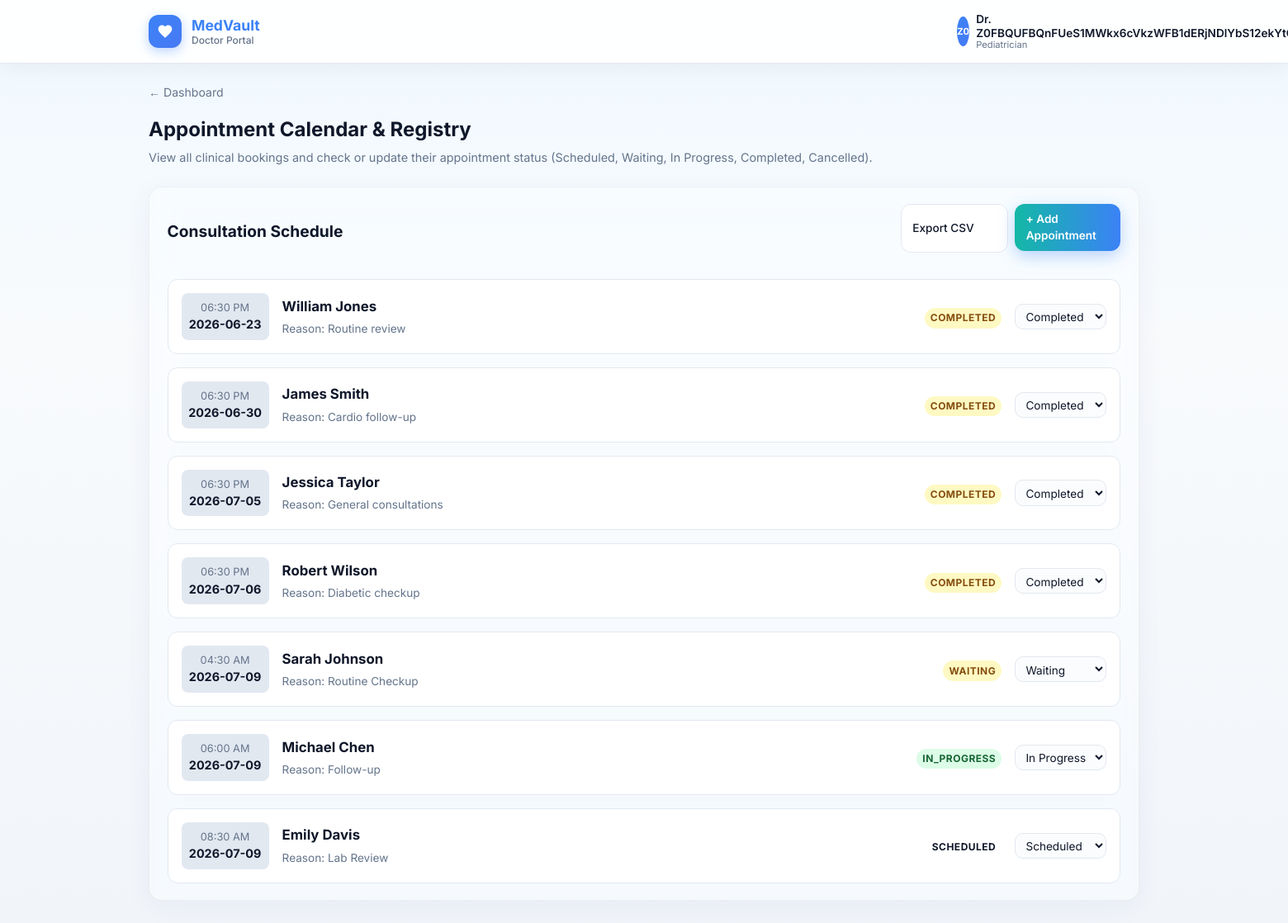
The page /doctor/appointments-calendar (signed in) on the database its author committed.
### tables this page shows
CREATE TABLE doctor_profiles (
  user_id INTEGER PRIMARY KEY,
  full_name TEXT NOT NULL DEFAULT '',
  profile_photo TEXT NOT NULL DEFAULT '',
  gender TEXT NOT NULL DEFAULT '',
  dob TEXT NOT NULL DEFAULT '',
  phone TEXT NOT NULL DEFAULT '',
  email TEXT NOT NULL DEFAULT '',
  address TEXT NOT NULL DEFAULT '',
  city TEXT NOT NULL DEFAULT '',
  state TEXT NOT NULL DEFAULT '',
  country TEXT NOT NULL DEFAULT '',
  specialty TEXT NOT NULL DEFAULT '',
  sub_specialty TEXT NOT NULL DEFAULT '',
  registration_number TEXT NOT NULL DEFAULT '',
  medical_council TEXT NOT NULL DEFAULT '',
  years_experience INTEGER NOT NULL DEFAULT 0,
  highest_qualification TEXT NOT NULL DEFAULT '',
  college_university TEXT NOT NULL DEFAULT '',
  hospital_clinic TEXT NOT NULL DEFAULT '',
  position TEXT NOT NULL DEFAULT '',
  consultation_fee REAL NOT NULL DEFAULT 0.0,
  languages_spoken TEXT NOT NULL DEFAULT '',
  working_days TEXT NOT NULL DEFAULT '',
  consultation_hours TEXT NOT NULL DEFAULT '',
  timezone TEXT NOT NULL DEFAULT '',
  online_consultation INTEGER NOT NULL DEFAULT 0,
  offline_consultation INTEGER NOT NULL DEFAULT 0,
  bio TEXT NOT NULL DEFAULT '',
  expertise TEXT NOT NULL DEFAULT '',
  certifications TEXT NOT NULL DEFAULT '',
  awards TEXT NOT NULL DEFAULT '',
  FOREIGN KEY (user_id) REFERENCES "users_old"(id)
);

CREATE TABLE doctor_appointments (
          id INTEGER PRIMARY KEY AUTOINCREMENT,
          doctor_user_id INTEGER NOT NULL,
          patient_name TEXT NOT NULL,
          reason TEXT NOT NULL DEFAULT '',
          visit_ts INTEGER NOT NULL,
          status TEXT NOT NULL DEFAULT 'scheduled',
          created_at INTEGER NOT NULL, duration_minutes INTEGER DEFAULT 30,
          FOREIGN KEY (doctor_user_id) REFERENCES "users_old"(id)
        );

### app_pkg/routes/core.py (the view)
@core_bp.route("/doctor/appointments-calendar")
@login_required
def doctor_appointments_calendar():
    redir = _require_doctor()
    if redir:
        return redir
    db = get_db()
    theme = _portal_theme(current_user.id, current_user.username)
    appts = db.execute("SELECT * FROM doctor_appointments WHERE doctor_user_id = ? ORDER BY visit_ts ASC", (current_user.id,)).fetchall()
    calendar_events = []
    for a in appts:
        dt = datetime.fromtimestamp(int(a["visit_ts"]))
        calendar_events.append({
            "id": a["id"],
            "patient_name": a["patient_name"],
            "reason": a["reason"],
            "date": dt.strftime("%Y-%m-%d"),
            "time": dt.strftime("%I:%M %p"),
            "status": a["status"]
        })
    return render_template("doctor_appointments_calendar.html", theme=theme, events=calendar_events)

### app_pkg/db.py (called while the page is built)
def get_db():
    if "db" not in g:
        if DATABASE_URL:
            import psycopg2
            pg_conn = psycopg2.connect(DATABASE_URL)
            g.db = PgConnection(pg_conn)
        else:
            conn = sqlite3.connect(current_app.config["DATABASE"])
            conn.row_factory = sqlite3.Row
            g.db = conn
    return g.db

### app_pkg/routes/auth.py (called while the page is built)
@login_manager.user_loader
def load_user(user_id: str):
    db = get_db()
    row = db.execute("SELECT id, username, portal_role FROM users WHERE id = ?", (user_id,)).fetchone()
    if not row:
        return None
    return User(row["id"], row["username"], row["portal_role"])

### app_pkg/routes/core.py (called while the page is built)
def _portal_role(user_id: int) -> str:
    db = get_db()
    row = db.execute("SELECT portal_role FROM users WHERE id = ?", (user_id,)).fetchone()
    if not row or not row["portal_role"]:
        return "patient"
    return str(row["portal_role"]).strip().lower() or "patient"

def _normalize_accent(raw: str) -> str:
    raw = (raw or "").strip()
    if re.fullmatch(r"#[0-9A-Fa-f]{6}", raw):
        return raw
    return "#3b82f6"

def _hex_to_rgb_css(hex_color: str) -> str:
    h = hex_color.lstrip("#")
    if len(h) != 6:
        return "59, 130, 246"
    try:
        r, g, b = int(h[0:2], 16), int(h[2:4], 16), int(h[4:6], 16)
        return f"{r}, {g}, {b}"
    except ValueError:
        return "59, 130, 246"

@core_bp.before_app_request
def check_onboarding():
    if current_user and current_user.is_authenticated:
        if request.path == "/logout" or request.endpoint in ("core.onboarding", "core.complete_onboarding", "auth.logout", "static") or (request.endpoint and request.endpoint.startswith("static")):
            return
        db = get_db()
        row = db.execute("SELECT onboarding_done, portal_role FROM users WHERE id = ?", (int(current_user.id),)).fetchone()
        if row and not row["onboarding_done"]:
            return redirect(url_for("core.onboarding"))

def _require_doctor():
    if _portal_role(current_user.id) != "doctor":
        flash("That area is for doctors only.")
        return redirect(url_for("core.index"))
    return None

### app_pkg/services/security.py (called while the page is built, shortened)
def _get_cipher() -> Fernet:
    key_from_env = os.environ.get("FERNET_KEY")
    if key_from_env:
        return Fernet(key_from_env.encode("utf-8"))

### templates/doctor_appointments_calendar.html (shortened to what this page needs)
{% extends "base_doctor.html" %}
{% block content %}
  <div class="dr-shell">
    <a href="{{ url_for('core.doctor_dashboard') }}" class="dr-back-link">← Dashboard</a>
    <h1 class="dr-page-title">Appointment Calendar &amp; Registry</h1>
    <p class="dr-page-lead">View all clinical bookings and check or update their appointment status (Scheduled, Waiting, In Progress, Completed, Cancelled).</p>
    <div class="dr-panel">
      <div style="display: flex; justify-content: space-between; align-items: center; margin-bottom: 1.5rem; flex-wrap: wrap; gap: 1rem;">
        <h2 style="margin: 0; font-size: 1.2rem; color: var(--text);">Consultation Schedule</h2>
        <div style="display: flex; gap: 0.5rem;">
          <a href="{{ url_for('core.export_appointments_csv') }}" class="dr-btn-outline" style="text-decoration: none; font-size: 0.85rem; padding: 0.5rem 0.85rem;">Export CSV</a>
          <a href="{{ url_for('core.doctor_appointment_new') }}" class="dr-btn-gradient" style="text-decoration: none; font-size: 0.85rem; padding: 0.5rem 0.85rem;">+ Add Appointment</a>
        </div>
      </div>
      {% if events %}
        <div style="display: flex; flex-direction: column; gap: 1rem;">
          {% for e in events %}
            <article style="border: 1px solid var(--border); border-radius: 12px; padding: 1rem; background: var(--surface); display: flex; justify-content: space-between; align-items: center; flex-wrap: wrap; gap: 1rem;">
              <div style="display: flex; align-items: center; gap: 1rem;">
                <div style="background: var(--border); border-radius: 8px; padding: 0.5rem; text-align: center; min-width: 90px;">
                  <div style="font-size: 0.8rem; text-transform: uppercase; color: var(--text-muted);">{{ e.time }}</div>
                  <div style="font-size: 0.9rem; font-weight: bold; color: var(--text);">{{ e.date }}</div>
                </div>
                <div>
                  <h3 style="margin: 0; font-size: 1.05rem; color: var(--text);">{{ e.patient_name }}</h3>
                  <p style="margin: 0.25rem 0 0; font-size: 0.85rem; color: var(--text-muted);">Reason: {{ e.reason or 'Consultation' }}</p>
                </div>
              </div>
              <div style="display: flex; align-items: center; gap: 1rem;">
                <span class="dr-badge
                  {% if e.status == 'waiting' %}dr-badge--wait
                  {% elif e.status == 'in_progress' %}dr-badge--progress
                  {% elif e.status == 'completed' %}dr-badge--wait
                  {% elif e.status == 'cancelled' %}dr-badge--wait
                  {% endif %}" style="text-transform: uppercase; font-size: 0.75rem;">
                  {{ e.status }}
                </span>
                <form method="post" action="{{ url_for('core.update_appointment_status', appt_id=e.id) }}" style="display: flex; align-items: center; gap: 0.5rem;">
                  <select name="status" class="dr-input" style="margin-top: 0; padding: 0.35rem 0.5rem; font-size: 0.85rem; width: auto;" onchange="this.form.submit()">
                    <option value="scheduled" {% if e.status == 'scheduled' %}selected{% endif %}>Scheduled</option>
                    <option value="waiting" {% if e.status == 'waiting' %}selected{% endif %}>Waiting</option>
                    <option value="in_progress" {% if e.status == 'in_progress' %}selected{% endif %}>In Progress</option>
                    <option value="completed" {% if e.status == 'completed' %}selected{% endif %}>Completed</option>
                  </select>
                </form>
              </div>
            </article>
          {% endfor %}
        </div>
      {% else %}
        <p class="dr-hint">No scheduled appointments. Go to the dashboard to add some.</p>
      {% endif %}
    </div>
  </div>
{% endblock %}

### templates/base_doctor.html (shortened to what this page needs)
<!doctype html>
<html lang="en">
  <head>
    <link rel="stylesheet" href="{{ url_for('static', filename='doctor.css') }}" />
  </head>
  <body
    class="dr-portal"
    data-portal="doctor"
    data-theme="{{ theme.mode }}"
    style="--accent: {{ theme.accent }}; --accent-rgb: {{ theme.accent_rgb }};"
  >
    <header class="dr-topbar">
      <div class="dr-topbar-inner">
        <a href="{{ url_for('core.doctor_dashboard') if theme.portal_role == 'doctor' else url_for('core.dashboard') }}" class="dr-brand">
          <span class="dr-brand-logo" aria-hidden="true">
            <svg viewBox="0 0 24 24" width="20" height="20" fill="currentColor">
              <path d="M12 21.35l-1.45-1.32C5.4 15.36 2 12.28 2 8.5 2 5.42 4.42 3 7.5 3c1.74 0 3.41.81 4.5 2.09C13.09 3.81 14.76 3 16.5 3 19.58 3 22 5.42 22 8.5c0 3.78-3.4 6.86-8.55 11.54L12 21.35z" />
            </svg>
          </span>
          <span class="dr-brand-text">
            <span class="dr-brand-name">MedVault</span>
            <span class="dr-brand-sub">{{ theme.portal_label }}</span>
          </span>
        </a>
        <div class="dr-topbar-actions">
          <div class="dr-profile-wrap">
            <button
              type="button"
              class="dr-profile-trigger"
              id="dr-profile-btn"
              aria-expanded="false"
              aria-haspopup="true"
              aria-label="Open account menu"
            >
              <span class="dr-avatar">{{ theme.initials }}</span>
              <span class="dr-user-meta">
                <span class="dr-user-name">{{ theme.display_name }}</span>
                <span class="dr-user-role">{{ theme.specialty }}</span>
              </span>
            </button>
          </div>
        </div>
      </div>
    </header>
    <main class="dr-main">
      {% block content %}{% endblock %}
    </main>
  </body>
</html>

### rows shown on the page
doctor_profiles: specialty "Pediatrician"
doctor_appointments: time "06:30 PM", date "2026-06-23", patient_name "William Jones", reason "Routine review", status "COMPLETED", status "Completed"
doctor_appointments: time "06:30 PM", date "2026-06-30", patient_name "James Smith", reason "Cardio follow-up", status "COMPLETED", status "Completed"
doctor_appointments: time "06:30 PM", date "2026-07-05", patient_name "Jessica Taylor", reason "General consultations", status "COMPLETED", status "Completed"
doctor_appointments: time "06:30 PM", date "2026-07-06", patient_name "Robert Wilson", reason "Diabetic checkup", status "COMPLETED", status "Completed"
doctor_appointments: time "04:30 AM", date "2026-07-09", patient_name "Sarah Johnson", reason "Routine Checkup", status "WAITING", status "Waiting"
doctor_appointments: time "06:00 AM", date "2026-07-09", patient_name "Michael Chen", reason "Follow-up", status "IN_PROGRESS", status "In Progress"
doctor_appointments: time "08:30 AM", date "2026-07-09", patient_name "Emily Davis", reason "Lab Review", status "SCHEDULED", status "Scheduled"

### other values the page prints
{{ theme.portal_label }} "Doctor Portal"
{{ theme.initials }} "Z0"
{{ theme.display_name }} "Dr.…"
